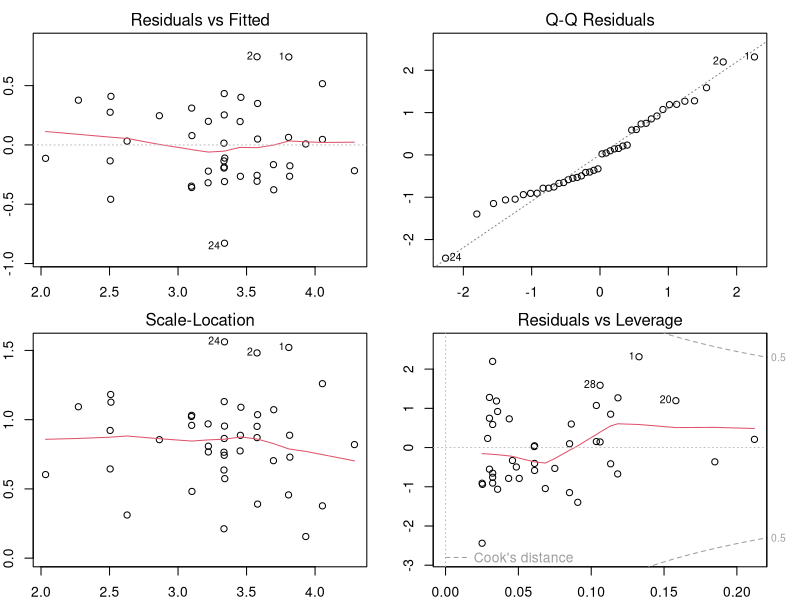

This figure's R source:
## ---- chunk 1
knitr::opts_chunk$set(echo = F, warning = F, message = F)
## ---- chunk 2
smok = read.csv("data/Birthweight_reduced_kg_R.csv")
smok = smok[,2:14]
## ---- chunk 3
fmodel = lm(Birthweight ~., data = smok)

#stepwise
#step(fmodel)
#rmodel = lm(Birthweight ~ Headcirc + Gestation + smoker + mppwt, 
#data = smok)
#summary(rmodel)

#Under the coefficient method for selecting reduced model, RSE is higher than using the step fcn 
summary(fmodel)$coefficient
nmodel = lm(Birthweight ~ Headcirc + Gestation, data = smok)
summary(nmodel)
## ---- chunk 4
par(mfrow=c(2,2))
par(mar=c(2, 2, 2, 2))
plot(nmodel)

#normality test
ei <- nmodel$residuals
the.SWtest = shapiro.test(ei)

## ---- chunk 5
anova(fmodel,nmodel)
